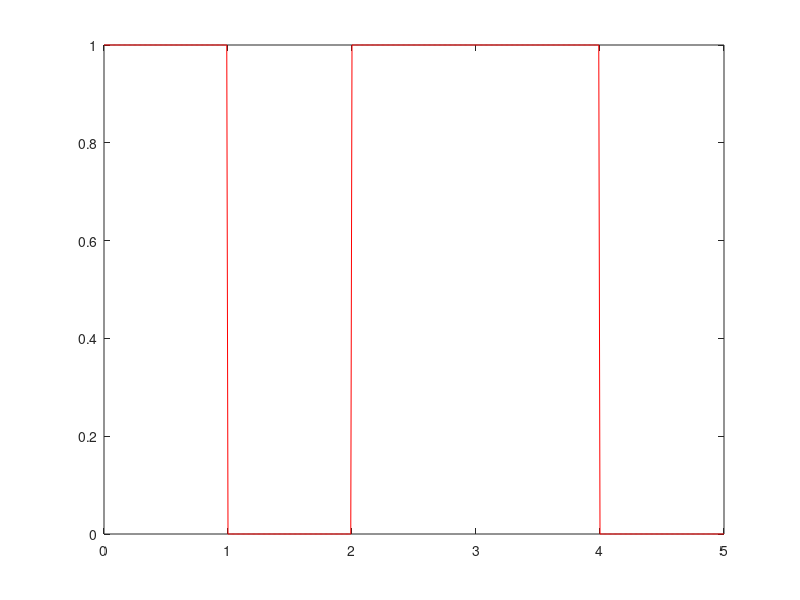

MATLAB code to generate this figure:

bits = [1 0 1 1 0];
bitrate = 1;

T = length(bits)/bitrate; % full time of bit sequence
n = 100;
N = n*length(bits);
t = 0:T/N:T;
x = zeros(1,length(t)); % output signal
for i = 0:length(bits)-1
  if bits(i+1) == 1
    x(i*n+1:(i+1)*n) = 1;
  else
    x(i*n+1:(i+1)*n) = 0;
  end
end

plot(t, x, 'r');